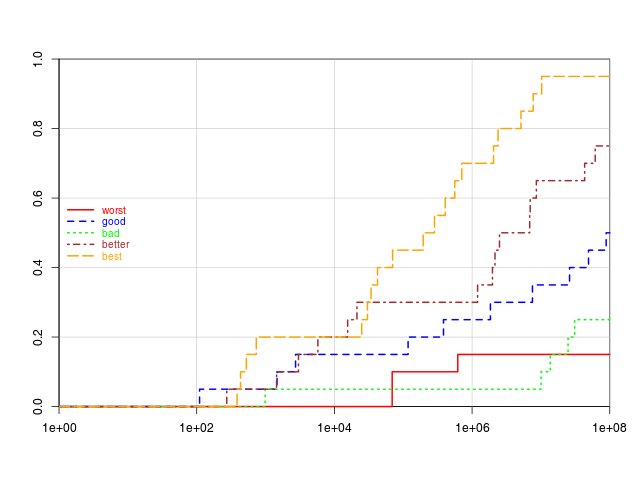

This figure's R source:
library("plotteR");

set.seed(10000L);
time.max.pow <- 8;

# create a single run, where the quality dimension reaches to end
make.run <- function(end) {
  repeat {
    x <- sort(unique(as.integer(runif(n=20L, min=1L,
                     max=(10^(runif(n=1L, min=2, max=time.max.pow)))))));
    if(length(x) == 20L) { break; }
  }
  repeat {
    y <- sort(unique(c(end, runif(n=19L, min=end, max=500))), decreasing=TRUE);
    if(length(y) == 20L) {
      break;
    }
  }
  return(matrix(c(x, y), ncol=2L))
}

# make n runs where m reach below 0, i.e., whose ECDF reaches m/n
make.runs <- function(n, m) {
  return(lapply(X=seq_len(n),
                FUN=function(i) {
                  if(i <= m) { end <- runif(n=1L, min=-10L, max=0L); }
                  else       { end <- runif(n=1L, min=1L, max=100L); }
                  return(make.run(end));
                }))
}

# plot five example ECDFs, where the end results reach 3/20, 10/20, 5/20, 15/20,
# and 19/20, respectively
plot.func.ecdf(x = list(make.runs(20, 3),
                        make.runs(20, 10),
                        make.runs(20, 5),
                        make.runs(20, 15),
                        make.runs(20, 19)),
               legend=c("worst", "good", "bad", "better", "best"),
               time.markers=c(1e2, 1e4, 1e6, 1e8),
               log="x",
               time.max=(10^time.max.pow));
